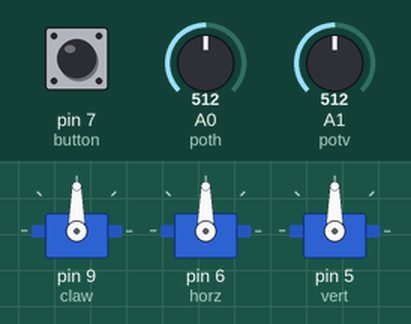
Recording of a sketch running on a simulated Arduino Uno, built with avr-gcc and run on an emulated ATmega328P. On the bench: 3 × servo. The test bench sets the inputs (shaded band); at power-on: A0 (poth) = 512, pin 7 (button) HIGH, A1 (potv) = 512. What the sketch prints to the serial monitor is not drawn.

Above: at 1.2 s.
1.3 s: A0 (poth) set to 716
At 2.2 s:
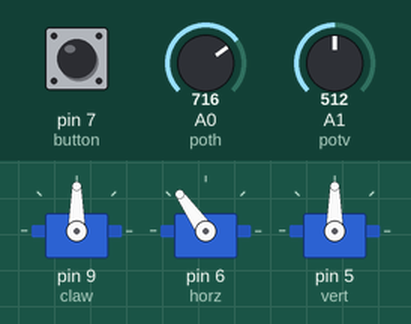
2.8 s: A0 (poth) set to 900
At 3.3 s:
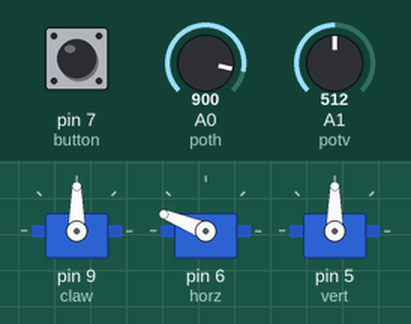
4.3 s: A0 (poth) set to 1023
At 4.7 s:
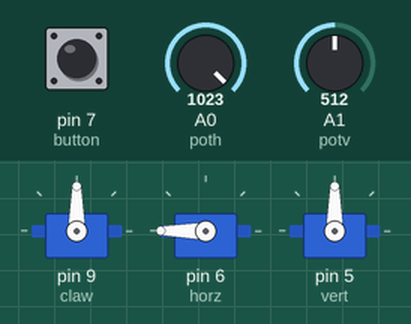
5.8 s: A0 (poth) set to 306
At 6.9 s:
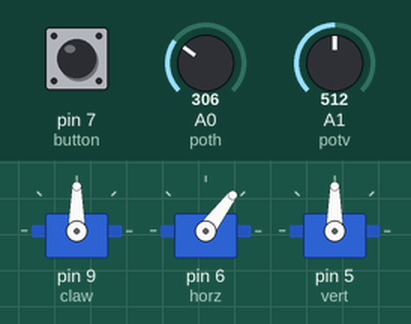
8.9 s: A0 (poth) set to 122
At 10.3 s:
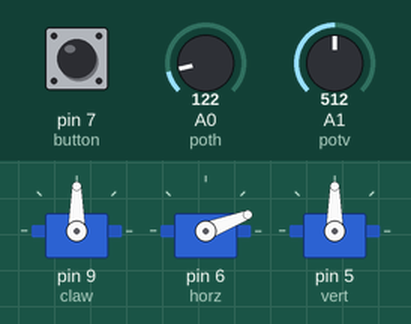
Timing chart, 0 to 11.4 s (numbered marks = the images above; inputs shaded):
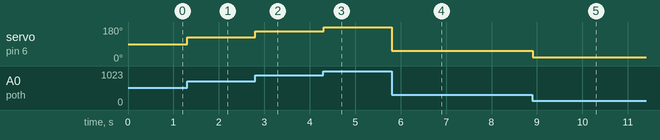

Measured:
- after the input at 1.3 s, servo on pin 6 (horz): 90° → 125° at once
- after the input at 2.8 s, servo on pin 6 (horz): 125° → 158° at once
- after the input at 4.3 s, servo on pin 6 (horz): 158° → 180° at once
- after the input at 5.8 s, servo on pin 6 (horz): 180° → 53° at once
- after the input at 8.9 s, servo on pin 6 (horz): 53° → 21° at once

The sketch:

Jovens_RobotClawFinal.ino
```cpp
#include <Servo.h>

// create an instance of the Servo object
int counter = 0;
int prevButtonState = 1;

Servo clawS;
Servo horzS;
Servo vertS;

int poth = A0;
int potv = A1;
int button = 7;
int claw = 9;
int horz = 6;
int vert = 5;

void setup() {
  // analog pins dont need to be set up
  Serial.begin(9600);
  // prep the servo for use
  clawS.attach(claw);
  horzS.attach(horz);
  vertS.attach(vert);

    pinMode(button, INPUT_PULLUP);
}

void loop() {
  // read the potentiometer and store to val
  //int valc = analogRead(claw);
  int valh = analogRead(poth);
  int valv = analogRead(potv);
  //int valb = digitalRead(buttonPin);


  // convert the range to 0->180
//  valc = map(valc, 0, 1023, 0, 180);
  //Serial.println(valc);
   valh = map(valh, 0, 1023, 0, 180);
  Serial.println(valh);
   valv = map(valv, 0, 1023, 0, 180);
  Serial.println(valv);

  // rotate the servo!
  horzS.write(valh);

  delay(5);

  //button code
  int buttonState = digitalRead(button);

  // we only want to know if the button is CURRENTLY down
  // and was PREVIOUSLY up
  if(buttonState == 0 && prevButtonState == 1) {
    Serial.println("state has changed");
  }

  // reset previous state
  prevButtonState = buttonState;

}
```
